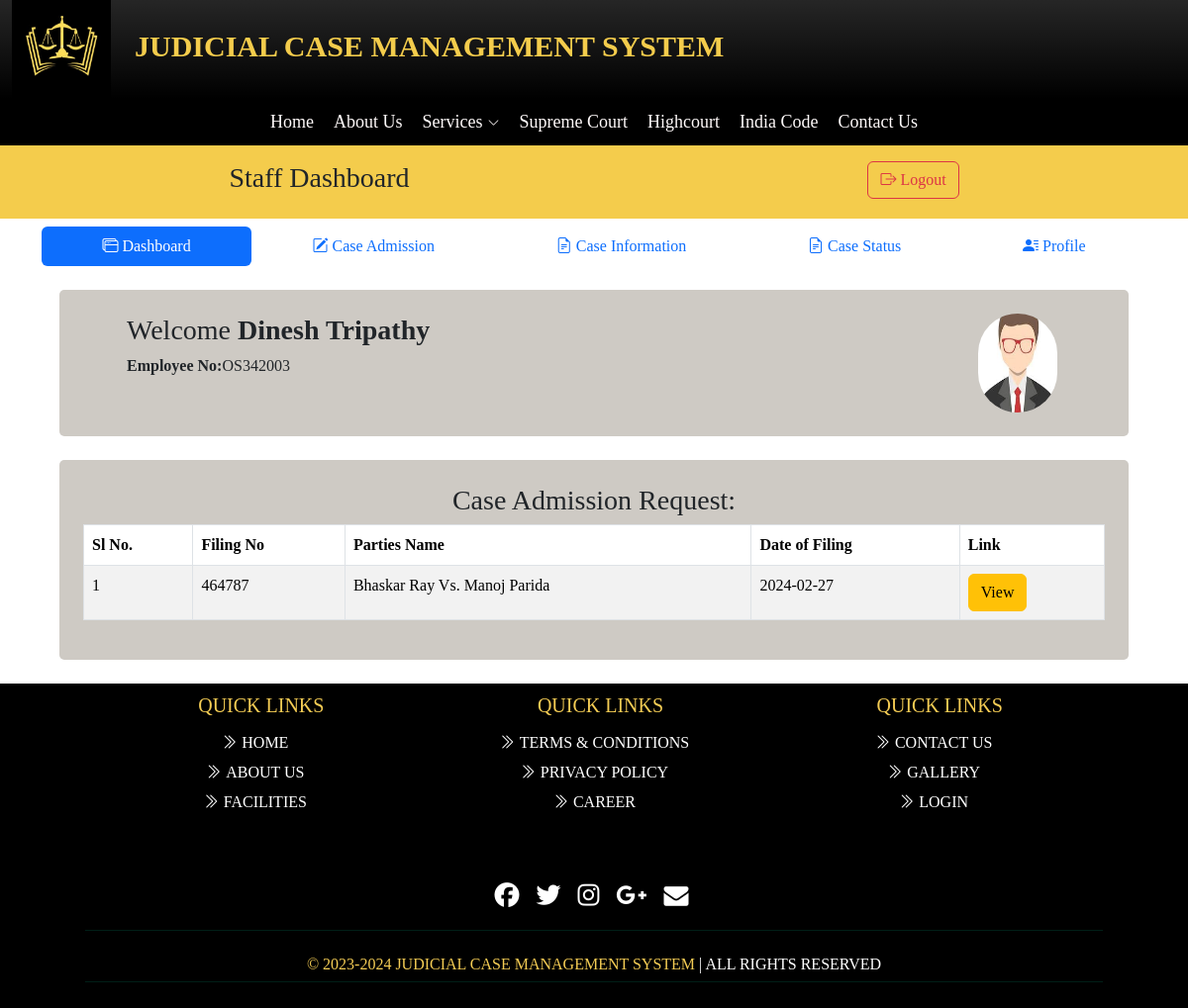
Page /Staff/dashboard.php (signed in) on the earlier database version.
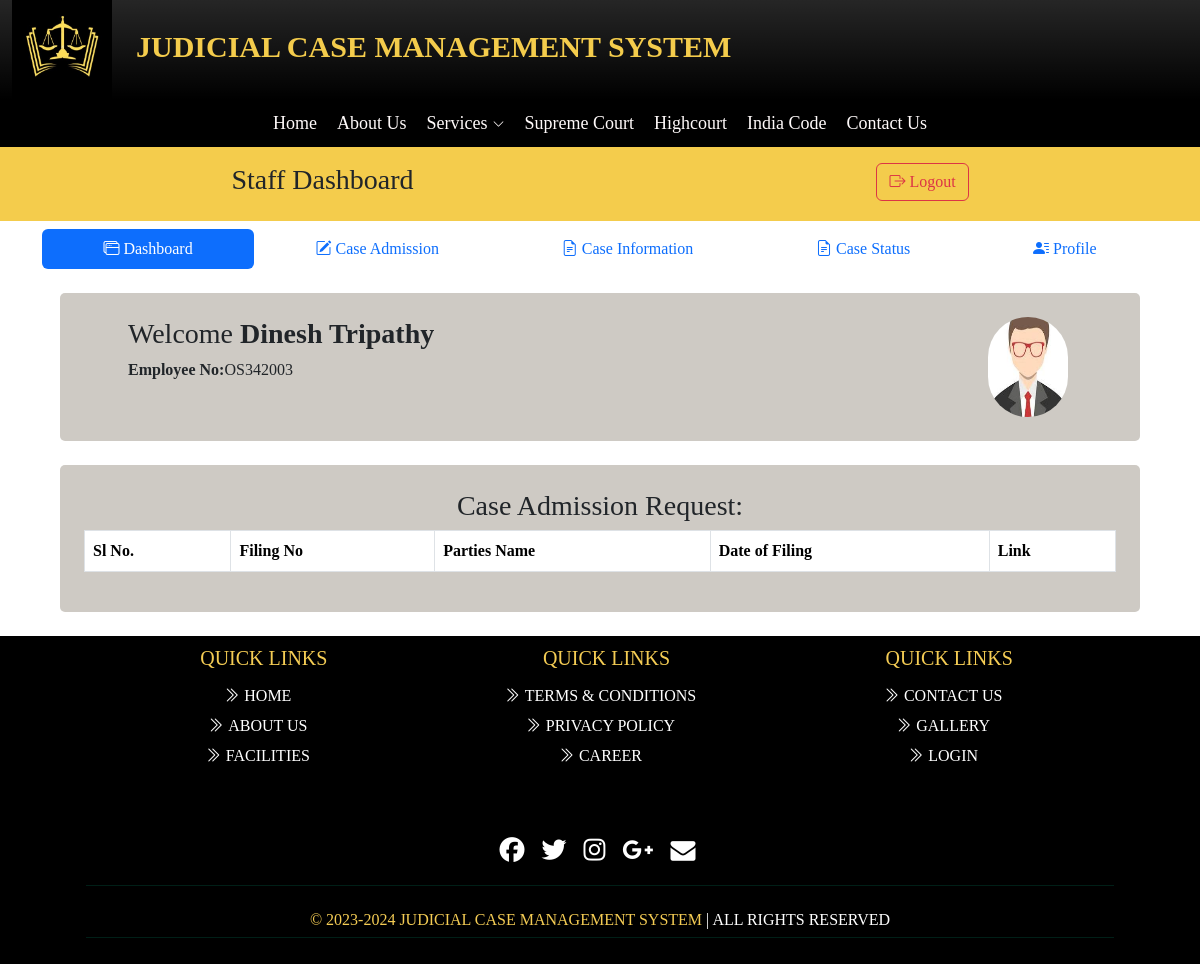
Same page on the later database version.
### tables this page shows
CREATE TABLE `casefiling` (
  `slno` int(11) NOT NULL,
  `filingno` int(20) NOT NULL,
  `state` varchar(20) NOT NULL,
  `court` varchar(100) NOT NULL,
  `casetype` varchar(15) NOT NULL,
  `date` date NOT NULL,
  `pname` varchar(50) NOT NULL,
  `pgname` varchar(50) NOT NULL,
  `page` int(10) NOT NULL,
  `pgender` varchar(15) NOT NULL,
  `pnation` varchar(20) NOT NULL,
  `pcaste` varchar(10) NOT NULL,
  `pemail` varchar(50) NOT NULL,
  `pphn` bigint(12) NOT NULL,
  `padd` varchar(70) NOT NULL,
  `pcity` varchar(20) NOT NULL,
  `pstate` varchar(20) NOT NULL,
  `ppin` int(6) NOT NULL,
  `rname` varchar(50) NOT NULL,
  `rgname` varchar(50) NOT NULL,
  `rage` int(5) NOT NULL,
  `rgender` varchar(6) NOT NULL,
  `rnation` varchar(20) NOT NULL,
  `rcaste` varchar(25) NOT NULL,
  `radd` varchar(70) NOT NULL,
  `rcity` varchar(20) NOT NULL,
  `rstate` varchar(20) NOT NULL,
  `rpin` int(6) NOT NULL,
  `advno` varchar(30) NOT NULL,
  `advname` varchar(50) NOT NULL,
  `r_advname` varchar(50) DEFAULT NULL,
  `r_advno` varchar(10) DEFAULT NULL,
  `fact` text NOT NULL,
  `act` varchar(100) NOT NULL,
  `section` varchar(100) NOT NULL,
  `file` varchar(100) NOT NULL,
  `sts` varchar(11) NOT NULL,
  `judgement` text DEFAULT NULL,
  `verify` int(1) NOT NULL DEFAULT 0
);

### Staff/dashboard.php (the view, shortened to what this page needs)
<?php
include '../dbcon.php';
$is = $_SESSION['username'];
$sql = "select * from `staff_info` where  `s_email` = '$is' ";
$result = mysqli_query($con, $sql);
if (mysqli_num_rows($result) > 0) {
    while ($row = mysqli_fetch_array($result)) {
        $Name = $row['s_name'];
        $Regd = $row['s_regd'];
        $img = $row['s_path'];
    }
} else {
    echo "Unable to Show your Information";
}
?>
<!DOCTYPE html>
<html lang="en">
<head>
</head>
<body>
    <?php include 'head.php'; ?>
    <?php include 's_nav.php'; ?>
    <div class="container row boxtbl ">
        <div class="row">
            <div class="col-auto me-auto">
                <h3>Welcome <strong><?php echo $Name; ?></strong></h3>
                <h6 class="d-inline-flex"><strong>Employee No:</strong><?php echo $Regd; ?> </h6>
            </div>
            <div class="col-2"><img class="round" src="<?php echo $img; ?>" alt="logo" height="100" width="80"></div>
        </div>
    </div>
    <div class="container boxtbl">
        <h3 class="text-center">Case Admission Request:</h3>
        <table class="table table-striped table-hover table-bordered">
            <thead>
                <tr>
                    <th>Sl No.</th>
                    <th>Filing No</th>
                    <th>Parties Name</th>
                    <th>Date of Filing</th>
                    <th>Link</th>
                </tr>
            </thead>
            <tbody>
                <?php
                $sql = "SELECT * FROM `casefiling` WHERE `verify` = '0'";
                $query = mysqli_query($con, $sql);
                $slno = 1;
                while ($num = mysqli_fetch_array($query)) {
                    $parties = $num['pname'] . ' Vs. ' . $num['rname'];
                    echo '<tr>
                    <td>' . $slno . '</td>
                    <td>' . $num['filingno'] . '</td>
                    <td>' . $parties . '</td>
                    <td>' . $num['date'] . '</td>
                    <td><a href="admission.php?fno=' . $num['filingno'] . '" class="btn btn-warning">View</a></td>
                </tr>';
                    $slno = $slno + 1;
                }
                ?>
            </tbody>
        </table>
    </div>
    <?php include 'foot.php'; ?>
</body>
</html>

Differences in the rows shown:
no longer on this page (row edited): casefiling: filingno "464787", parties "Bhaskar Ray Vs. Manoj Parida", date "2024-02-27"
